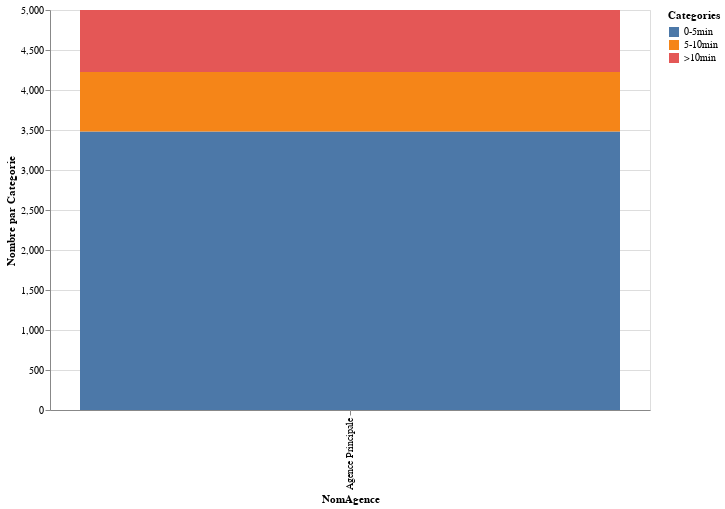

Notebook cell for this chart:
### Code cell
import altair as alt
import pandas as pd
import streamlit as st

def stacked_chart(data,type,concern):
    """
    Default values of type:
    'TempsAttenteReel' and 'TempOperation'
    """
    df=data.copy()
    df=df.sample(5000)
    df[type] = df[type].dropna()
    df['Categorie'] = df[type].apply(lambda x: 
    '0-5min' if 0 <= np.round(x/60).astype(int) <= 5 else 
    '5-10min' if 5 < np.round(x/60).astype(int) <= 10 else 
    '>10min'
)
    df=df.groupby([f'{concern}', 'Categorie']).size().reset_index(name='Count')
    chart = alt.Chart(df).mark_bar().encode(
        x=alt.X(f'{concern}:O', title=f'{concern}'),
        y=alt.Y('Count:Q', title='Nombre par Categorie'),
        color=alt.Color('Categorie:N', title='Categories'),
        order=alt.Order('Categorie:N')  # Ensures the stacking order
    ).properties(
        width=600,
        height=400
    )
    return chart

stacked_chart(data,'TempOperation','NomAgence')

### Figure 1 — Vega-Lite specification as saved in the notebook (floating-point values rounded to 4 significant figures)
{"config": {"view": {"continuousWidth": 400, "continuousHeight": 300}}, "data": {"name": "data-5df752aaf268271cb0eee771f5be590d"}, "mark": "bar", "encoding": {"color": {"field": "Categorie", "title": "Categories", "type": "nominal"}, "order": {"field": "Categorie", "type": "nominal"}, "x": {"field": "NomAgence", "title": "NomAgence", "type": "ordinal"}, "y": {"field": "Count", "title": "Nombre par Categorie", "type": "quantitative"}}, "height": 400, "width": 600, "$schema": "https://vega.github.io/schema/vega-lite/v4.17.0.json", "datasets": {"data-5df752aaf268271cb0eee771f5be590d": [{"NomAgence": "Agence Principale", "Categorie": "0-5min", "Count": 3482}, {"NomAgence": "Agence Principale", "Categorie": "5-10min", "Count": 743}, {"NomAgence": "Agence Principale", "Categorie": ">10min", "Count": 775}]}}
